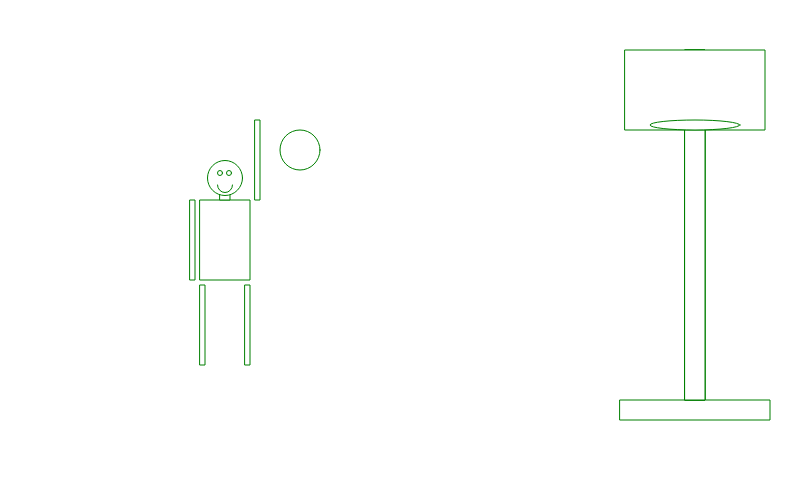
Frame 1 (no input)
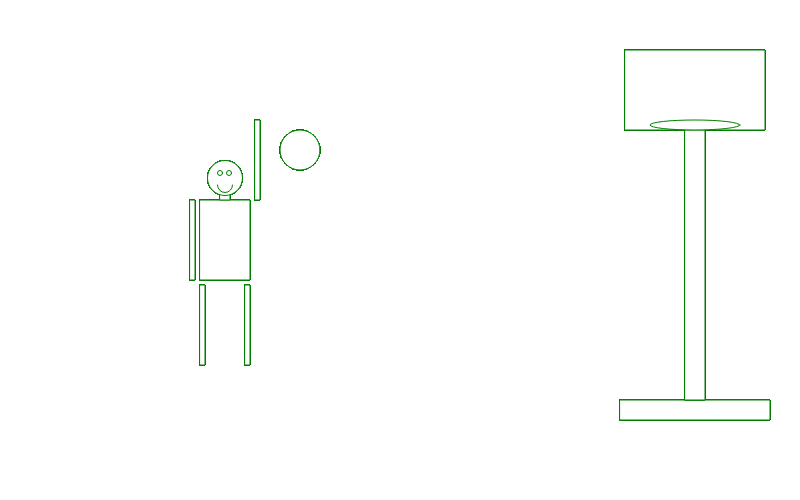
Frame 60 (no input)
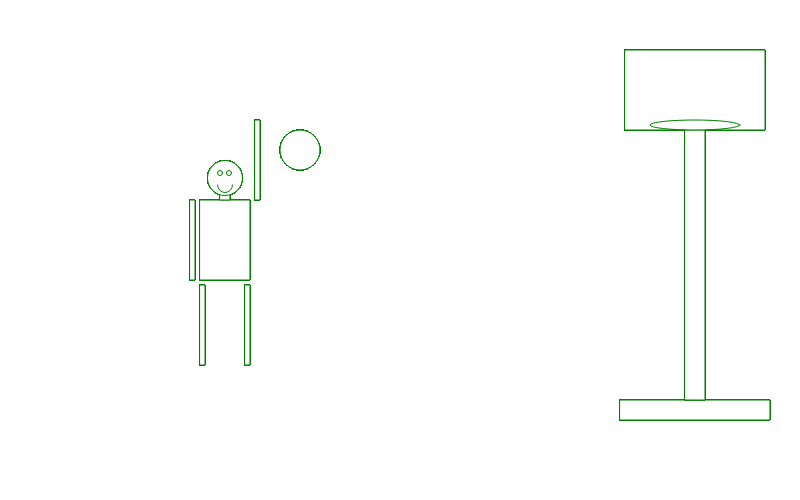
Frame 120 (the mouse pressed at the canvas centre since frame 60)

The p5.js sketch that drew these frames (run headless with seeded random() and noise() and a simulated clock; from frame 60 on, the mouse is pressed at the canvas centre):

// p5.js sketch
// ── sketch.js
var legY=285;

var pointx = 0;
var pointy = 0;

var locationx = 300;
var locationy = 400;

function setup() {
  // put setup code here

createCanvas(800,500);
pointx=width/2 // these two set the starting point in the center of the canvas
pointy=height/2 //Set all x and y points to the value of width/2 and height/2
background(255); //

}




function draw() {
  // put drawing code here

stroke(0,127,0); //green


rect(200, 200,50,80); //body

rect(255,120,5,80); //right arm
rect(190,200,5,80); //left arm
rect(220,194,10,6); //neck

ellipse(225,178,35,35);

rect(200,legY,5,80); //left leg
rect(245,legY,5,80); //right leg

ellipse(220,173,5,5); //left eye
ellipse(229,173,5,5); //right eye



arc(225,185,15,15,0,PI); //smile


ellipse(pointx - 100, pointy - 100, 40, 40);

rect(locationx + 320, locationy, 150, 20);
rect(locationx + 385, locationy - 350, 20, 350);
rect(locationx + 385, locationy - 350, 20, 350);
rect(locationx + 385, locationy - 350, 20, 350);

rect(locationx + 325, locationy - 350, 140, 80);


ellipse(locationx + 395, locationy - 275, 90, 10);






}
